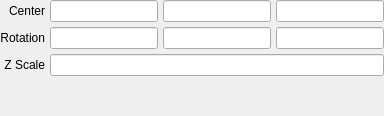
         <widget class="QWidget" name="boy">
          <layout class="QGridLayout" name="gridLayout_9">
           <property name="margin">
            <number>0</number>
           </property>
           <property name="spacing">
            <number>5</number>
           </property>
           <item row="0" column="3">
            <widget class="LineEdit" name="lineedit_boy_translation_z"/>
           </item>
           <item row="0" column="0">
            <widget class="QLabel" name="label_69">
             <property name="text">
              <string>Center</string>
             </property>
             <property name="alignment">
              <set>Qt::AlignRight|Qt::AlignTrailing|Qt::AlignVCenter</set>
             </property>
            </widget>
           </item>
           <item row="2" column="1" colspan="3">
            <widget class="LineEdit" name="lineedit_boy_zscale"/>
           </item>
           <item row="1" column="0">
            <widget class="QLabel" name="label_70">
             <property name="text">
              <string>Rotation</string>
             </property>
             <property name="alignment">
              <set>Qt::AlignRight|Qt::AlignTrailing|Qt::AlignVCenter</set>
             </property>
            </widget>
           </item>
           <item row="1" column="2">
            <widget class="LineEdit" name="lineedit_boy_rotation_y"/>
           </item>
           <item row="0" column="2">
            <widget class="LineEdit" name="lineedit_boy_translation_y"/>
           </item>
           <item row="0" column="1">
            <widget class="LineEdit" name="lineedit_boy_translation_x"/>
           </item>
           <item row="1" column="1">
            <widget class="LineEdit" name="lineedit_boy_rotation_x"/>
           </item>
           <item row="2" column="0">
            <widget class="QLabel" name="label_71">
             <property name="text">
              <string>Z Scale</string>
             </property>
             <property name="alignment">
              <set>Qt::AlignRight|Qt::AlignTrailing|Qt::AlignVCenter</set>
             </property>
            </widget>
           </item>
           <item row="1" column="3">
            <widget class="LineEdit" name="lineedit_boy_rotation_z"/>
           </item>
           <item row="3" column="1">
            <spacer name="verticalSpacer_12">
             <property name="orientation">
              <enum>Qt::Vertical</enum>
             </property>
             <property name="sizeHint" stdset="0">
              <size>
               <width>20</width>
               <height>40</height>
              </size>
             </property>
            </spacer>
           </item>
          </layout>
         </widget>
